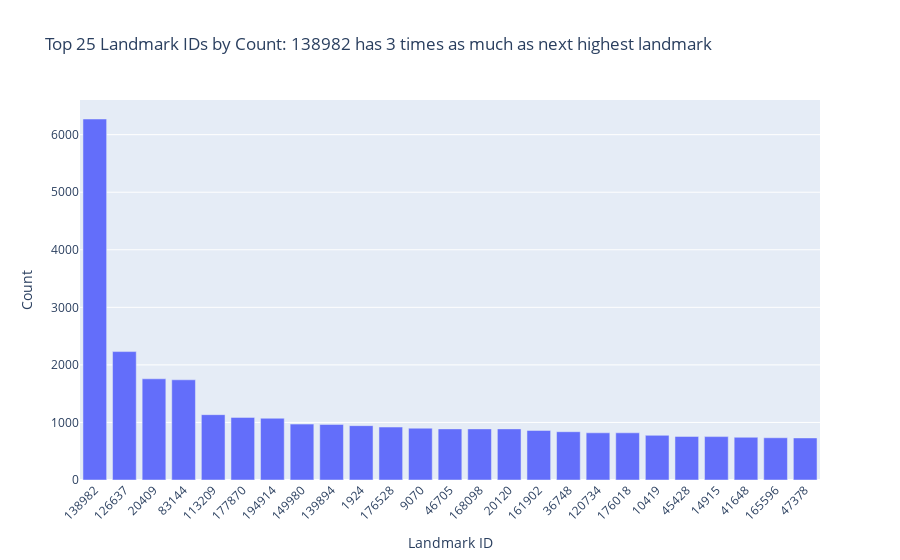

Here is the notebook cell this chart was saved with:
### Markdown cell above
There are 81313 unique landmarks in the dataset.

### Code cell
top25 = landmark_counts.head(25)
fig = px.bar(
    x=top25.index.astype(str),
    y=top25.values,
    labels={'x': 'Landmark ID', 'y': 'Count'},
    title='Top 25 Landmark IDs by Count: 138982 has 3 times as much as next highest landmark'
)
fig.update_layout(xaxis_tickangle=-45)
fig.show()
fig.write_image('images/landmark_count.png', height=500, width=1200)

### Figure 1 — Plotly figure (JSON) as saved in the notebook; plotly's stock layout.template omitted (floating-point values rounded to 4 significant figures)
{"data": [{"hovertemplate": "Landmark ID=%{x}<br>Count=%{y}<extra></extra>", "legendgroup": "", "marker": {"color": "#636efa", "pattern": {"shape": ""}}, "name": "", "orientation": "v", "showlegend": false, "textposition": "auto", "x": ["138982", "126637", "20409", "83144", "113209", "177870", "194914", "149980", "139894", "1924", "176528", "9070", "46705", "168098", "20120", "161902", "36748", "120734", "176018", "10419", "45428", "14915", "41648", "165596", "47378"], "xaxis": "x", "y": [6272, 2231, 1758, 1741, 1135, 1088, 1073, 971, 966, 944, 920, 900, 888, 888, 888, 861, 839, 820, 820, 776, 757, 754, 742, 734, 731], "yaxis": "y", "type": "bar"}], "layout": {"xaxis": {"anchor": "y", "domain": [0.0, 1.0], "title": {"text": "Landmark ID"}, "tickangle": -45}, "yaxis": {"anchor": "x", "domain": [0.0, 1.0], "title": {"text": "Count"}}, "legend": {"tracegroupgap": 0}, "title": {"text": "Top 25 Landmark IDs by Count: 138982 has 3 times as much as next highest landmark"}, "barmode": "relative"}}
